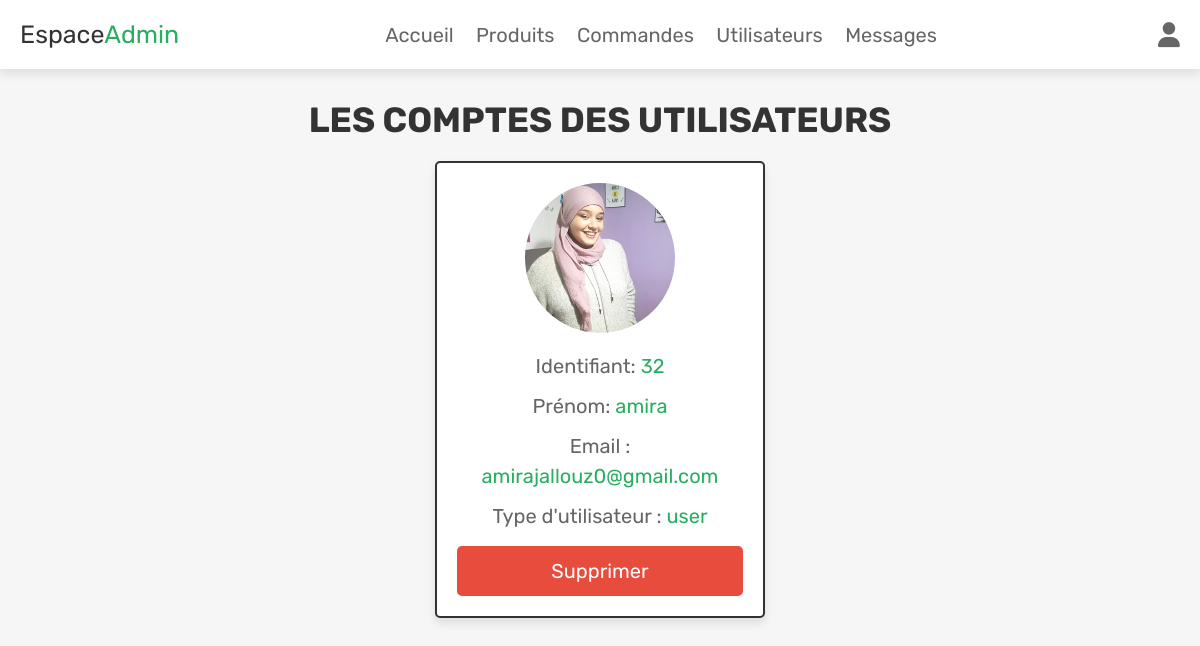
Page /admin_users.php (signed in) on the committed database.
### tables this page shows
CREATE TABLE IF NOT EXISTS `users` (
  `id` int(100) NOT NULL AUTO_INCREMENT,
  `name` varchar(100) NOT NULL,
  `email` varchar(100) NOT NULL,
  `password` varchar(100) NOT NULL,
  `user_type` varchar(20) NOT NULL DEFAULT 'user',
  `image` varchar(100) NOT NULL,
  PRIMARY KEY (`id`)
);

### admin_users.php (the view, shortened to what this page needs)
<?php
@include 'config.php';
$admin_id = $_SESSION['admin_id'];
?>
<!DOCTYPE html>
<html lang="en">
<head>
   <link rel="stylesheet" href="https://cdnjs.cloudflare.com/ajax/libs/font-awesome/6.1.1/css/all.min.css">
   <link rel="stylesheet" href="css/admin_style.css">
</head>
<body>
<?php include 'admin_header.php'; ?>
<section class="user-accounts">
   <h1 class="title">Les Comptes des utilisateurs</h1>
   <div class="box-container">
      <?php
         $select_users = $conn->prepare("SELECT * FROM `users`");
         $select_users->execute();
         while($fetch_users = $select_users->fetch(PDO::FETCH_ASSOC)){
      ?>
      <div class="box" style="<?php if($fetch_users['id'] == $admin_id){ echo 'display:none'; }; ?>">
         <img src="uploaded_img/<?= $fetch_users['image']; ?>" alt="">
         <p> Identifiant: <span><?= $fetch_users['id']; ?></span></p>
         <p> Prénom: <span><?= $fetch_users['name']; ?></span></p>
         <p> Email : <span><?= $fetch_users['email']; ?></span></p>
         <p> Type d'utilisateur : <span style=" color:<?php if($fetch_users['user_type'] == 'admin'){ echo 'orange'; }; ?>"><?= $fetch_users['user_type']; ?></span></p>
         <a href="admin_users.php?delete=<?= $fetch_users['id']; ?>" onclick="return confirm('Supprimer cet utilisateur?');" class="delete-btn">Supprimer</a>
      </div>
      <?php
      }
      ?>
   </div>
</section>
</body>
</html>

### css/admin_style.css (style rules this page uses)
.user-accounts .box-container { display: grid; grid-template-columns: repeat(auto-fit, 33rem); gap:1.5rem; align-items: flex-start; justify-content:center; }
.user-accounts .box-container .box { border:var(--border); box-shadow: var(--box-shadow); background-color: var(--white); border-radius: .5rem; padding:2rem; text-align: center; }
.user-accounts .box-container .box img { height: 15rem; width: 15rem; border-radius: 50%; object-fit: cover; margin-bottom: 1rem; }
.user-accounts .box-container .box p { line-height: 1.5; padding:.5rem 0; font-size: 2rem; color:var(--light-color); }
.user-accounts .box-container .box p span { color:var(--green); }

### css/components.css (style rules this page uses)
:root { --green: #27ae60; --orange: #f39c12; --red: #e74c3c; --black: #333; --light-color: #666; --white: #fff; --light-bg: #f6f6f6; --border: 0.2rem solid var(--black); --box-shadow: 0 0.5rem 1rem rgba(0, 0, 0, 0.1); }
* { font-family: "Rubik", sans-serif; margin: 0; padding: 0; box-sizing: border-box; outline: none; border: none; text-decoration: none; color: var(--black); }
body { background-color: var(--light-bg); }
html { font-size: 62.5%; overflow-x: hidden; scroll-behavior: smooth; scroll-padding-top: 6.5rem; }
section { padding: 3rem 2rem; max-width: 1200px; margin: 0 auto; }
.btn, .delete-btn, .option-btn { display: block; width: 100%; margin-top: 1rem; border-radius: 0.5rem; color: var(--white); font-size: 2rem; padding: 1.3rem 3rem; text-transform: capitalize; cursor: pointer; text-align: center; }
.delete-btn { background-color: var(--red); }
.title { text-align: center; margin-bottom: 2rem; text-transform: uppercase; color: var(--black); font-size: 3.5rem; }

### rows in the picture
users: image (picture), id "32", name "amira", email "amirajallouz0@gmail.com", user_type "user"
